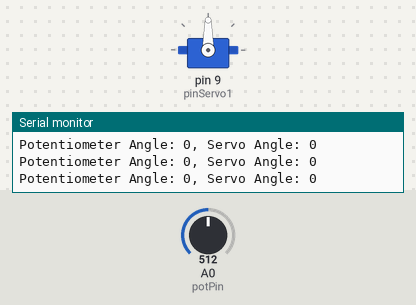
Bench run of a sketch on a simulated Arduino Uno, built with avr-gcc and run on an emulated ATmega328P. Shown: servo, the last lines printed to the serial monitor. The test bench sets the inputs (shaded band); at power-on: A0 (potPin) = 512.

Above: at 2.2 s.
2.3 s: A0 (potPin) set to 716
At 2.9 s:
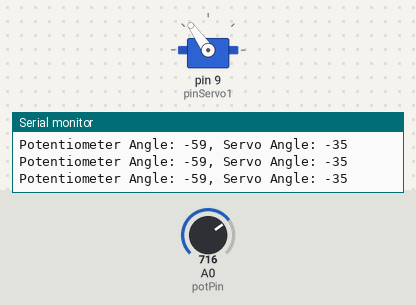
3.9 s: A0 (potPin) set to 900
At 4.6 s:
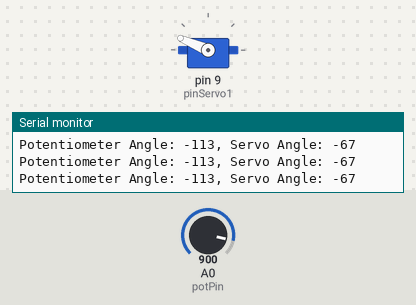
5.5 s: A0 (potPin) set to 306
At 6.4 s:
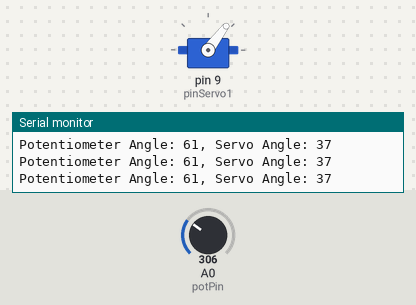
7.1 s: A0 (potPin) set to 192
At 8.1 s:
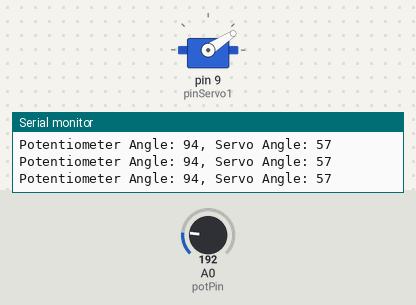
8.7 s: A0 (potPin) set to 161
At 9.8 s:
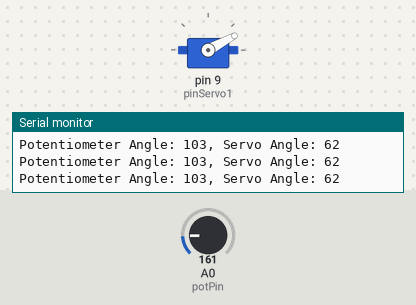
11.7 s: A0 (potPin) set to 0
At 13.2 s:
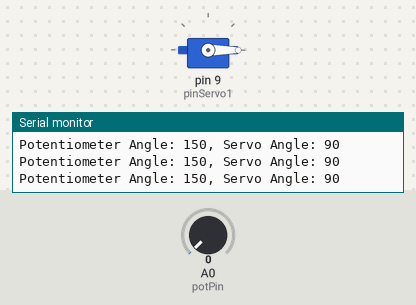
Timing chart, 0 to 14.3 s (numbered marks = the images above; inputs shaded):
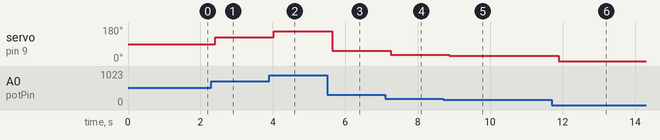

The sketch:

Standard_Servo.ino
```cpp
// This Example code is for use with the Controlling a Standard Servomotor exercise
//

// Include the servo library to allow for connection and control of servo motors
#include <Servo.h>

// define the macro pinServo1 as 9, to use for connecting the servo to pin 9
#define pinServo1 9

#define potPin A0

// Declare a servo motor class variable servo 1
Servo servo1;

// -------------------------------------
// Setup function
void setup() {
  Serial.begin(9600);
  pinMode(potPin, INPUT);

  // "attach"  servo 1 to the defined pin
  servo1.attach(pinServo1);

  // set the neutral, centre, position for the servo
  servo1.write(90);

  // Alternte command for setting the neutral position
  //servo1.writeMicroseconds(1500);

  // wait until the servo has moved into position, (1000ms is more time than needed)
  delay(1000);
}

// -------------------------------------
// Loop Function
void loop() {

  // read the value of the potentiometer
  int potValue = analogRead(potPin);

  // map the potentiometer value to a range of -150 to 150
  int potAngle = map(potValue, 0, 1023, -150, 150);

  // map the servo value to a range of 0 to 180
  int servoAngle = map(potAngle, -150, 150, 0, 180);

  // print the pot angle and servo angle to the serial monitor
  int servodebugAngle = map(potAngle, -150, 150, -90, 90);

  Serial.print("Potentiometer Angle: ");
  Serial.print(potAngle*-1);
  Serial.print(", Servo Angle: ");
  Serial.println(servodebugAngle*-1);
  Serial.print("\r\n");
  delay(100);


  // use PWM to control the servo position
  servo1.write(servoAngle);
}
```

Measured:
- after the input at 2.3 s, servo on pin 9 (pinServo1): 90° → 125° after 0.11 s
- after the input at 3.9 s, servo on pin 9 (pinServo1): 125° → 157° after 0.13 s
- after the input at 5.5 s, servo on pin 9 (pinServo1): 157° → 53° after 0.14 s
- after the input at 7.1 s, servo on pin 9 (pinServo1): 53° → 33° after 0.15 s
- after the input at 8.7 s, servo on pin 9 (pinServo1): 33° → 28° after 0.17 s
- after the input at 11.7 s, servo on pin 9 (pinServo1): 28° → 0° after 0.20 s
